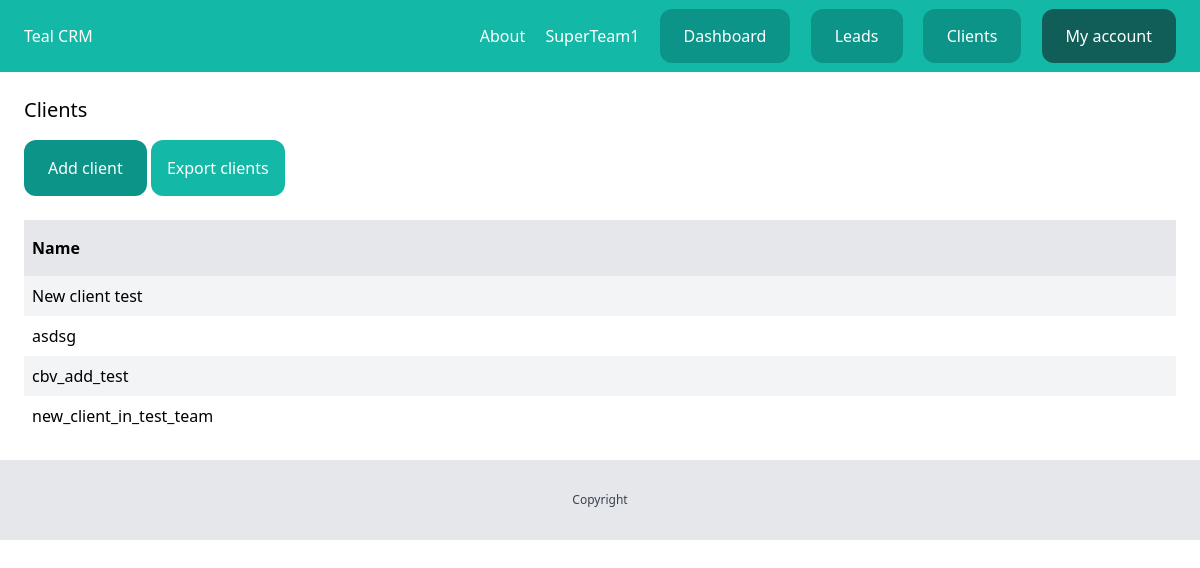
The page /dashboard/clients/ (signed in) on the database its author committed.
### team/models.py (models this page shows, shortened)
class Team(models.Model):
    name = models.CharField(max_length=100)
    members = models.ManyToManyField(User, related_name='teams')
    created_by = models.ForeignKey(
        User, related_name='created_teams', on_delete=models.CASCADE)
    created_at = models.DateTimeField(auto_now_add=True)

### client/models.py (models this page shows, shortened)
class Client(models.Model):
    team = models.ForeignKey(
        Team, related_name='clients', on_delete=models.CASCADE)
    name = models.CharField(max_length=255)
    email = models.EmailField()
    description = models.TextField(blank=True, null=True)
    created_by = models.ForeignKey(
        User, related_name='clients', on_delete=models.CASCADE)
    created_at = models.DateTimeField(auto_now_add=True)
    modified_at = models.DateTimeField(auto_now=True)
    class Meta:
        ordering = ('name',)

### client/views.py (the view)
# urls.py: path('', views.clients_list, name='list'),
@login_required
def clients_list(request):
    clients = Client.objects.filter(created_by=request.user)
    return render(request, 'client/clients_list.html', {'clients': clients})

### team/context_processors.py (called while the page is built)
def active_team(request):
    if request.user.is_authenticated:
        if request.user.userprofile.active_team:
            active_team = request.user.userprofile.active_team
        else:
            active_team = Team.objects.filter(created_by=request.user)[0]
    else:
        active_team = None
    return {'active_team': active_team}

### client/templates/client/clients_list.html (shortened to what this page needs)
{% extends 'core/base.html' %}
{% block content %}
<div class="py-6 px-6">
    <h1 class="mb-4 text-xl">Clients</h1>
    <a href="{% url 'clients:add' %}" class="inline-block py-4 px-6 bg-teal-600 rounded-xl text-white">Add client</a>
    <a href="{% url 'clients:export' %}" class="inline-block py-4 px-4 rounded-xl bg-teal-500 text-white">Export clients</a>
    {% if clients %}
    <div class="mt-6 flex justify-between">
        <p class="py-4 px-2 bg-gray-200 font-semibold w-full">Name</p>
    </div>
    {% for client in clients %}
    <div class="flex justify-between">
        <p class="py-2 px-2 w-full {% cycle 'bg-gray-100' '' %}">
            <a href="{% url 'clients:detail' client.id %}">{{ client.name }}</a>
        </p>
    </div>
    {% endfor %}
    {% else %}
    <p class="mt-6 px-2">There are no clients in the database yet...</p>
    {% endif %}
</div>
{% endblock %}

### core/templates/core/partials/nav.html
<nav class="py-6 px-6 flex justify-between bg-teal-500" style="align-items: center;">
    <a href="/" class="text-white">Teal CRM</a>
    <div class="space-x-4">
        <a href="{% url 'about' %}" class="text-white">About</a>
        {% if request.user.is_authenticated %}
        <a href="{% url 'team:detail' active_team.id %}" class="text-white">{{ active_team.name }}</a>
        <a href="{% url 'dashboard:index' %}" class="py-4 px-6 bg-teal-600 rounded-xl text-white">Dashboard</a>
        <a href="{% url 'leads:list' %}" class="py-4 px-6 bg-teal-600 rounded-xl text-white">Leads</a>
        <a href="{% url 'clients:list' %}" class="py-4 px-6 bg-teal-600 rounded-xl text-white">Clients</a>
        <a href="{% url 'userprofile:myaccount' %}" class="py-4 px-6 bg-teal-800 rounded-xl text-white">My account</a>
        {% else %}
        <a href="{% url 'login' %}" class="py-4 px-6 bg-teal-600 rounded-xl text-white">Log in</a>
        <a href="{% url 'userprofile:signup' %}" class="py-4 px-6 bg-teal-300 rounded-xl text-white">Sign up</a>
        {% endif %}
    </div>
</nav>

### rows shown on the page
Team: name "SuperTeam1"
Client: name "New client test"
Client: name "asdsg"
Client: name "cbv_add_test"
Client: name "new_client_in_test_team"
